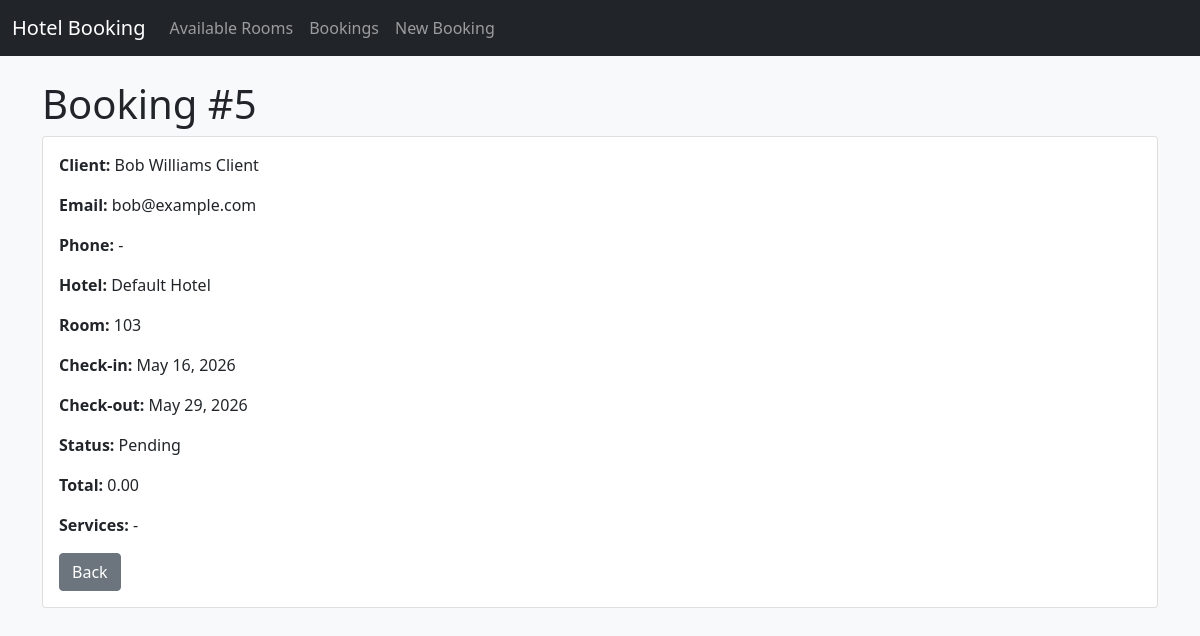
Screenshot of /inventory/bookings/5/ with the database file from the repository.
### hotel/models.py (models this page shows, shortened)
class Booking(models.Model):
    STATUS_CHOICES = [
        ('PENDING', 'Pending'),
        ('CONFIRMED', 'Confirmed'),
        ('CANCELLED', 'Cancelled'),
    ]
    room = models.ForeignKey(Room, on_delete=models.PROTECT, related_name='bookings')
    client = models.ForeignKey(Client, on_delete=models.PROTECT, related_name='bookings')
    services = models.ManyToManyField(Service, blank=True, related_name='bookings')
    check_in_date = models.DateField()
    check_out_date = models.DateField()
    status = models.CharField(max_length=20, choices=STATUS_CHOICES, default='PENDING')
    total_price = models.DecimalField(
        max_digits=10,
        decimal_places=2,
        validators=[MinValueValidator(Decimal('0.00'))],
        default=Decimal('0.00'),
    )
    created_at = models.DateTimeField(auto_now_add=True)
    updated_at = models.DateTimeField(auto_now=True)
    class Meta:
        db_table = 'bookings'
        ordering = ['-created_at']
        indexes = [
            models.Index(fields=['check_in_date', 'check_out_date']),
            models.Index(fields=['status']),
        ]

class Client(models.Model):
    first_name = models.CharField(max_length=100)
    last_name = models.CharField(max_length=100)
    email = models.EmailField(unique=True)
    phone = models.CharField(max_length=20, blank=True)
    created_at = models.DateTimeField(auto_now_add=True)
    class Meta:
        db_table = 'clients'
        ordering = ['last_name', 'first_name']
    def __str__(self):
        return f"{self.first_name} {self.last_name}"

class Room(models.Model):
    STATUS_CHOICES = [
        ('AVAILABLE', 'Available'),
        ('MAINTENANCE', 'Maintenance'),
    ]
    hotel = models.ForeignKey(Hotel, on_delete=models.PROTECT, related_name='rooms')
    room_number = models.CharField(max_length=10)
    capacity = models.PositiveIntegerField(validators=[MinValueValidator(1)])
    price_per_night = models.DecimalField(
        max_digits=10,
        decimal_places=2,
        validators=[MinValueValidator(Decimal('0.00'))],
    )
    status = models.CharField(max_length=20, choices=STATUS_CHOICES, default='AVAILABLE')
    description = models.TextField(blank=True)
    created_at = models.DateTimeField(auto_now_add=True)
    updated_at = models.DateTimeField(auto_now=True)
    class Meta:
        db_table = 'rooms'
        ordering = ['hotel__name', 'room_number']
        constraints = [
            models.UniqueConstraint(fields=['hotel', 'room_number'], name='unique_room_per_hotel'),
        ]
        indexes = [models.Index(fields=['status']), models.Index(fields=['hotel'])]

class Hotel(models.Model):
    name = models.CharField(max_length=255)
    address = models.CharField(max_length=255)
    city = models.CharField(max_length=120)
    phone = models.CharField(max_length=20, blank=True)
    created_at = models.DateTimeField(auto_now_add=True)
    class Meta:
        db_table = 'hotels'
        ordering = ['name']

### hotel/views.py (the view)
# urls.py: path('bookings/<int:pk>/', views.BookingDetailView.as_view(), name='booking_detail'),
class BookingDetailView(View):
    async def get(self, request, pk):
        booking = await Booking.objects.select_related('room__hotel', 'client').prefetch_related('services').filter(pk=pk).afirst()
        if booking is None:
            raise Http404('Booking not found')
        return await sync_to_async(render, thread_sensitive=True)(request, 'hotel/booking_detail.html', {'booking': booking})

### templates/hotel/booking_detail.html (shortened to what this page needs)
{% extends 'base.html' %}
{% block content %}
<h1>Booking #{{ booking.id }}</h1>
<div class="card">
    <div class="card-body">
        <p><strong>Client:</strong> {{ booking.client }}</p>
        <p><strong>Email:</strong> {{ booking.client.email }}</p>
        <p><strong>Phone:</strong> {{ booking.client.phone|default:'-' }}</p>
        <p><strong>Hotel:</strong> {{ booking.room.hotel.name }}</p>
        <p><strong>Room:</strong> {{ booking.room.room_number }}</p>
        <p><strong>Check-in:</strong> {{ booking.check_in_date }}</p>
        <p><strong>Check-out:</strong> {{ booking.check_out_date }}</p>
        <p><strong>Status:</strong> {{ booking.get_status_display }}</p>
        <p><strong>Total:</strong> {{ booking.total_price }}</p>
        <p><strong>Services:</strong>
            {% for service in booking.services.all %}
                {{ service.name }}{% if not forloop.last %}, {% endif %}
            {% empty %}
                -
            {% endfor %}
        </p>
        <a href="{% url 'hotel:booking_list' %}" class="btn btn-secondary">Back</a>
    </div>
</div>
{% endblock %}

### rows the page displays
Booking: id "5", client "Bob Williams Client", client.email "bob@example.com", client.phone "-", room.hotel.name "Default Hotel", room.room_number "103", check_in_date "May 16, 2026", check_out_date "May 29, 2026", status "Pending", total_price "0.00"
